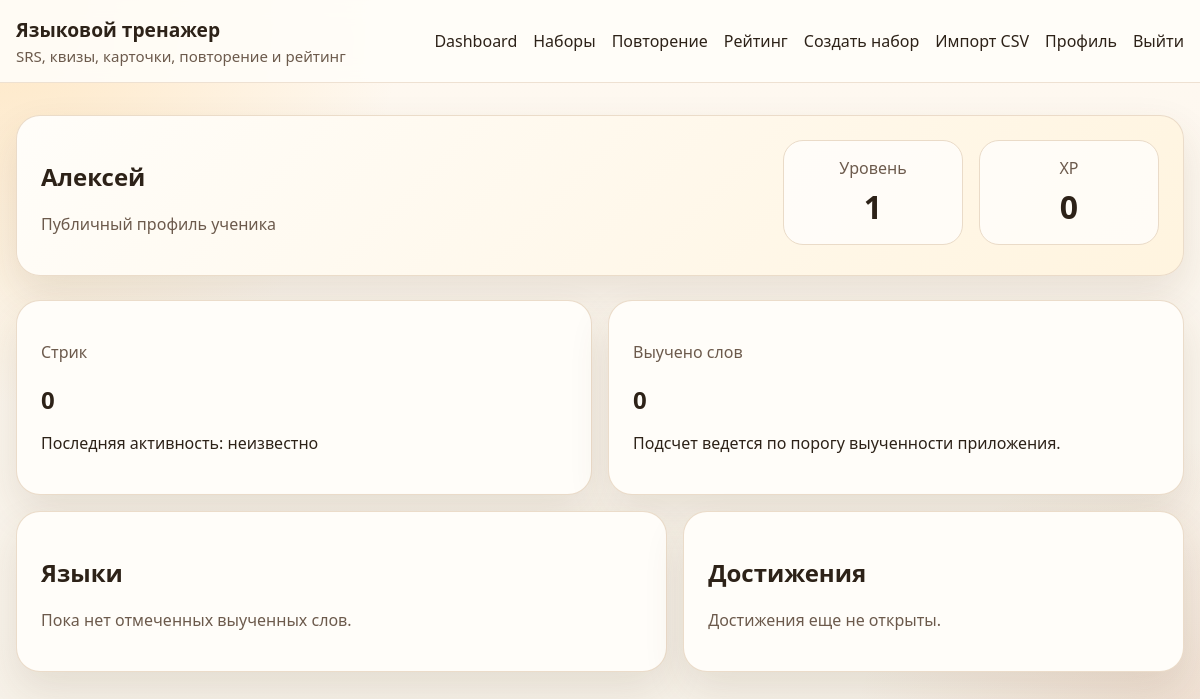
The app's page /profiles/1/ (signed in) with its own data.
### trainer/models.py (models this page shows, shortened)
class Profile(models.Model):
    user = models.OneToOneField(User, on_delete=models.CASCADE, related_name="profile")
    target_language = models.CharField(
        max_length=2,
        choices=LanguageChoices.choices,
        blank=True,
        default="",
    )
    total_xp = models.BigIntegerField(default=0)
    streak_count = models.IntegerField(default=0)
    last_activity_date = models.DateField(null=True, blank=True)
    reminders_enabled = models.BooleanField(default=True)
    reminder_channel = models.CharField(
        max_length=32,
        choices=ReminderChannel.choices,
        default=ReminderChannel.WEBHOOK,
    )
    reminder_webhook_url = models.URLField(blank=True, default="")
    @property
    def level(self) -> int:
        for level, min_xp in settings.LEVEL_THRESHOLDS:
            if self.total_xp >= min_xp:
                return level
        return 1

### trainer/views.py (the view)
# urls.py: path("profiles/<int:user_id>/", PublicProfileView.as_view(), name="public-profile"),
class PublicProfileView(LoginRequiredMixin, TemplateView):
    template_name = "trainer/public_profile.html"
    def get_context_data(self, **kwargs) -> dict:
        context = super().get_context_data(**kwargs)
        target_user = get_object_or_404(Profile.objects.select_related("user"), user_id=self.kwargs["user_id"]).user
        context.update(build_public_profile_context(target_user))
        return context

### trainer/services.py (called while the page is built)
def get_learned_languages(user) -> list[dict[str, object]]:
    language_rows = (
        UserWordProgress.objects.filter(user=user, is_learned=True)
        .values("word__deck__language")
        .annotate(count=Count("id"))
        .order_by("word__deck__language")
    )
    labels = dict(LanguageChoices.choices)
    return [
        {
            "code": row["word__deck__language"],
            "label": labels[row["word__deck__language"]],
            "count": row["count"],
        }
        for row in language_rows
    ]

def build_public_profile_context(target_user: User) -> dict[str, object]:
    achievements = (
        UserAchievement.objects.filter(user=target_user).select_related("achievement").order_by("-unlocked_at")
    )
    learned_languages = get_learned_languages(target_user)
    learned_words_count = UserWordProgress.objects.filter(user=target_user, is_learned=True).count()
    return {
        "target_user": target_user,
        "profile": target_user.profile,
        "level": target_user.profile.level,
        "learned_languages": learned_languages,
        "learned_words_count": learned_words_count,
        "earned_achievements": achievements,
    }

### templates/trainer/public_profile.html (shortened to what this page needs)
{% extends "base.html" %}
{% block content %}
<section class="hero card">
    <div class="section-row">
        <div>
            <h1>{{ target_user.username }}</h1>
            <p class="muted">Публичный профиль ученика</p>
        </div>
        <div class="hero-actions">
            <div class="stats-highlight">
                <span class="stats-label">Уровень</span>
                <strong class="stats-value">{{ level }}</strong>
            </div>
            <div class="stats-highlight">
                <span class="stats-label">XP</span>
                <strong class="stats-value">{{ profile.total_xp }}</strong>
            </div>
        </div>
    </div>
</section>
<section class="stats-grid">
    <article class="card stat-card">
        <p class="muted">Стрик</p>
        <h2>{{ profile.streak_count }}</h2>
        <p>Последняя активность: {{ profile.last_activity_date|default:"неизвестно" }}</p>
    </article>
    <article class="card stat-card">
        <p class="muted">Выучено слов</p>
        <h2>{{ learned_words_count }}</h2>
        <p>Подсчет ведется по порогу выученности приложения.</p>
    </article>
</section>
<section class="content-grid">
    <article class="card">
        <h2>Языки</h2>
        {% if learned_languages %}
            <div class="mini-list">
                {% for item in learned_languages %}
                    <div class="mini-list-item">
                        <div>
                            <strong>{{ item.label }}</strong>
                            <p class="muted">Выучено слов: {{ item.count }}</p>
                        </div>
                    </div>
                {% endfor %}
            </div>
        {% else %}
            <p class="muted">Пока нет отмеченных выученных слов.</p>
        {% endif %}
    </article>
    <article class="card">
        <h2>Достижения</h2>
        {% if earned_achievements %}
            <div class="mini-list">
                {% for item in earned_achievements %}
                    <div class="mini-list-item">
                        <div>
                            <strong>{{ item.achievement.title }}</strong>
                            <p class="muted">{{ item.achievement.description }}</p>
                        </div>
                        <span class="muted">{{ item.unlocked_at|date:"d.m.Y H:i" }}</span>
                    </div>
                {% endfor %}
            </div>
        {% else %}
            <p class="muted">Достижения еще не открыты.</p>
        {% endif %}
    </article>
</section>
{% endblock %}

### static/css/styles.css (style rules this page uses)
:root { --bg: #f6f1e8; --panel: #fffdf9; --panel-strong: #fff4df; --line: #eadbc8; --line-strong: #d7b894; --text: #2d2218; --muted: #6c5a4c; --accent: #b75d2f; --accent-dark: #874019; --success: #e2f5e8; --success-text: #235b34; --error: #fde8e4; --error-text: #8f3121; --info: #e7f0ff; --info-text: #234c8b; --public: #ebf6ee; --private: #fff1db; --shadow: 0 18px 40px rgba(94, 64, 36, 0.12); }
* { box-sizing: border-box; }
body { margin: 0; font-family: "Segoe UI", Tahoma, sans-serif; color: var(--text); background: radial-gradient(circle at top left, rgba(255, 214, 153, 0.5), transparent 28%), radial-gradient(circle at bottom right, rgba(183, 93, 47, 0.16), transparent 25%), linear-gradient(180deg, #fff9f1 0%, var(--bg) 100%); min-height: 100vh; }
.card { background: var(--panel); border: 1px solid rgba(234, 219, 200, 0.95); border-radius: 24px; padding: 1.5rem; box-shadow: var(--shadow); }
.hero { margin-bottom: 1.5rem; background: linear-gradient(135deg, var(--panel) 0%, var(--panel-strong) 100%); }
.section-row { display: flex; justify-content: space-between; align-items: flex-start; gap: 1rem; }
.stats-highlight { min-width: 180px; background: rgba(255, 255, 255, 0.7); border: 1px solid var(--line); border-radius: 20px; padding: 1rem 1.2rem; text-align: center; }
.stats-label { display: block; color: var(--muted); margin-bottom: 0.35rem; }
.stats-value { font-size: 2rem; }
.hero-actions { display: flex; gap: 1rem; align-items: stretch; flex-wrap: wrap; }
.stats-grid, .deck-grid, .content-grid { display: grid; gap: 1rem; }
.stats-grid { grid-template-columns: repeat(auto-fit, minmax(220px, 1fr)); margin-bottom: 1rem; }
.content-grid { grid-template-columns: 1.3fr 1fr; }
.stat-card h2, .deck-card h2 { margin-bottom: 0.4rem; }
.muted, .field-help { color: var(--muted); }

### records on screen
Profile: total_xp "0", streak_count "0", last_activity_date "неизвестно"

### other values on screen
{{ target_user.username }} "Алексей"
{{ level }} "1"
{{ learned_words_count }} "0"
